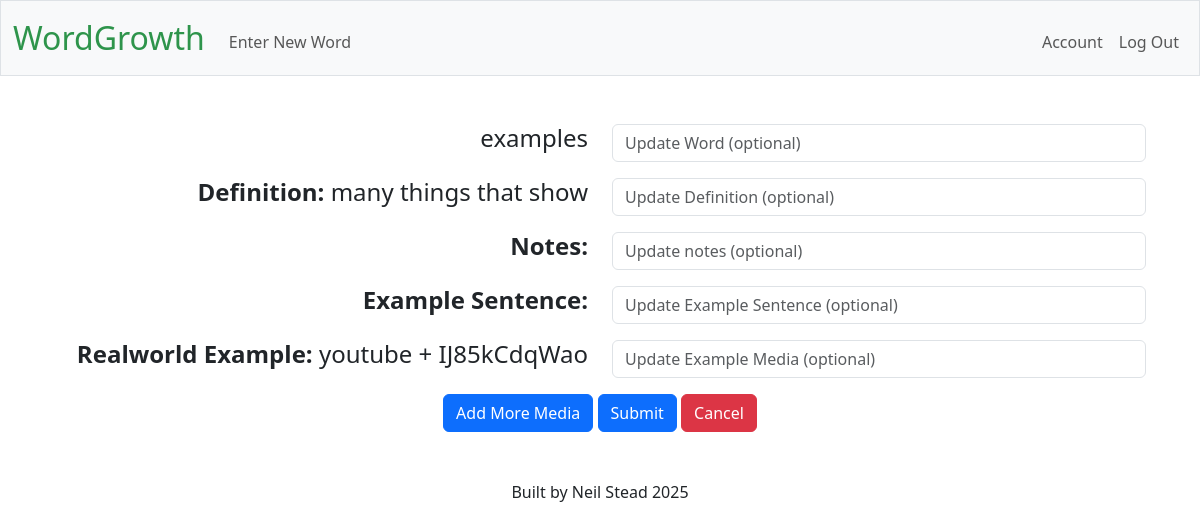
Screenshot of /word_edit/51 (signed in) with the database file from the repository.
### tables this page shows
CREATE TABLE "vocabulary" (id INTEGER PRIMARY KEY AUTOINCREMENT, user_id INTEGER, word TEXT NOT NULL, definition TEXT, notes TEXT, example_sentence TEXT, example_media TEXT, media_type TEXT, article_excerpt TEXT, FOREIGN KEY (user_id) REFERENCES users(id));

CREATE TABLE media (id INTEGER PRIMARY KEY AUTOINCREMENT, word_id INTEGER NOT NULL, example_media TEXT, media_type TEXT, article_excerpt TEXT, platform TEXT, video_id TEXT, start_time INTEGER, FOREIGN KEY (word_id) REFERENCES vocabulary(id));

### app.py (the view)
@app.route("/word_edit/<int:word_id>", methods=["POST", "GET"])
@login_required
def word_edit(word_id):
    conn = get_db_connection()
    cursor = conn.cursor()
    cursor.execute("SELECT * FROM vocabulary WHERE id=?", [word_id])
    word = cursor.fetchone()
    cursor.execute("SELECT * FROM media WHERE word_id=?", [word_id])
    media_list = cursor.fetchall()
    if request.method == "POST":
        media_ids = request.form.getlist("media_id[]")
        replaced_media_list = request.form.getlist("example_media[]")
        additional_media_list = request.form.getlist("additional_media[]")
        updated_word = request.form.get("word") or word["word"]
        updated_definition = request.form.get("definition") or word["definition"]
        updated_notes = request.form.get("notes") or word["notes"]
        updated_example_sentence = request.form.get("example_sentence") or word["example_sentence"]
        if additional_media_list:
            for media in additional_media_list:
                additional_media = classify_media_url(media)
                if additional_media["media_type"] == 'article':
                    cursor.execute(
                        "INSERT INTO media (word_id, media_type, article_excerpt) VALUES (?, ?, ?)", [
                            word_id,
                            additional_media["media_type"],
                            additional_media["article_excerpt"]
                            ]
                        )
                else:
                    cursor.execute(
                        "INSERT INTO media (word_id, media_type, video_id, start_time, platform) VALUES (?, ?, ?, ?, ?)", [
                            word_id,
                            additional_media["media_type"],
                            additional_media["video_id"],
                            additional_media["start_time"],
                            additional_media["platform"]
                            ]
                        )
            conn.commit()
        if replaced_media_list:
            for media_id, media in zip(media_ids, replaced_media_list):
                original = next((m for m in media_list if m["id"] == int(media_id)), None)
                if not media.strip():
                    continue  # skip updating this row entirely
                replaced_media = classify_media_url(media)
                if replaced_media["media_type"] == original:
                    if replaced_media["media_type"] == 'video':
                        cursor.execute(
                            "UPDATE media SET example_media = ?, video_id = ?, start_time = ?, platform = ?, WHERE id = ?", [
                                replaced_media["example_media"],
                                replaced_media["video_id"],
                                replaced_media["start_time"],
                                replaced_media["platform"],
                                media_id
                                ]
                                )
                    else:
                        cursor.execute(
                            "UPDATE media SET article_excerpt = ? WHERE id = ?",
                                [replaced_media["example_media"], media_id]
                            )
                else:
                    if replaced_media["media_type"] == 'video':
                        cursor.execute(
                            "UPDATE media SET media_type = ?, article_excerpt = NULL, video_id = ?, start_time = ?, platform = ? WHERE id = ?", [
                                replaced_media["media_type"],
                                replaced_media["video_id"],
                                replaced_media["start_time"],
                                replaced_media["platform"],
                                media_id
                                ]
                        )
                    else:
                        cursor.execute(
                            "UPDATE media SET video_id = NULL, start_time = NULL, platform = NULL, media_type = ?, article_excerpt = ? WHERE id = ?", [
                                replaced_media["media_type"],
                                replaced_media["article_excerpt"],
                                media_id
                                ]
                        )
            conn.commit()
        cursor.execute(
            "UPDATE vocabulary SET word = ?, definition = ?, notes = ?, example_sentence = ? WHERE id = ?",
                [
                updated_word,
                updated_definition,
                updated_notes,
                updated_example_sentence,
                word_id
                ]
            )
        conn.commit()
        return redirect(url_for("word_view", word_id=word["id"]))
    else:
        return  render_template("word_edit.html", word=word, media_list=media_list)

### app.py (called while the page is built)
@app.teardown_appcontext
def close_db_connection(exception):
    db = g.pop('db', None)
    if db is not None:
        db.close()

### helpers.py (called while the page is built)
def get_db_connection():
    if 'db' not in g:
        g.db = sqlite3.connect(DATABASE)
        g.db.execute("PRAGMA foreign_keys = ON")  # Enables foreign key checks
        g.db.row_factory = sqlite3.Row # enables dictionaries to be returned not just tuples
    return g.db

def login_required(f):
    @wraps(f)
    def decorated_function(*args, **kwargs):
        if 'user_id' not in session:
            return redirect(url_for('login'))
        return f(*args, **kwargs)
    return decorated_function

### templates/word_edit.html (shortened to what this page needs)
{% extends "layout.html" %}
{% block main %}
<div class="container">
    <form action="{{  url_for('word_edit', word_id=word['id'])  }}" method="post">
        <div class="row">
            <div class="col-6 text-end"><h4>{{ word["word"] }}</h4></div>
            <div class="col-6 mb-3"><input autocomplete="off" autofocus class="form-control" name="word" placeholder="Update Word (optional)" type="text"></div>
        </div>
        <div class="row">
            <div class="col-6 text-end"><h4><strong>Definition:</strong> {{ word["definition"] }}</h4></div>
            <div class="col-6 mb-3"><input autocomplete="off" class="form-control" name="definition" placeholder="Update Definition (optional)" type="text"></div>
        </div>
        <div class="row">
            <div class="col-6 text-end"><h4><strong>Notes:</strong> {{ word["notes"] }}</h4></div>
            <div class="col-6 mb-3"><input autocomplete="off" class="form-control" name="notes" placeholder="Update notes (optional)" type="text"></div>
        </div>
        <div class="row">
            <div class="col-6 text-end"><h4><strong>Example Sentence:</strong> {{ word["example_sentence"] }}</h4></div>
            <div class="col-6 mb-3"><input autocomplete="off" class="form-control" name="example_sentence" placeholder="Update Example Sentence (optional)" type="text"></div>
        </div>
        {% for media in media_list %}
            {% if media["media_type"] == 'video' %}
                <div class="row">
                    <div class="col-6 text-end"><h4><strong>Realworld Example:</strong> {{ media["platform"] }} + {{ media["video_id"] }}</h4>
                    </div>
                    <div class="col-6 mb-3">
                        <input autocomplete="off" class="form-control" name="example_media[]" placeholder="Update Example Media (optional)" type="text">
                    </div>
                </div>
            {% endif %}
        {% endfor %}
        <button class="btn btn-primary" type="button" id="add_media">Add More Media</button>
        <button class="btn btn-primary" value="submit" type="submit">Submit</button>
        <a href="{{ url_for('word_view', word_id=word['id']) }}" class="btn btn-danger">Cancel</a>
    </form>
</div>
{% endblock %}>

### rows the page displays
vocabulary: word "examples", definition "many things that show"
media: platform "youtube", video_id "IJ85kCdqWao"
